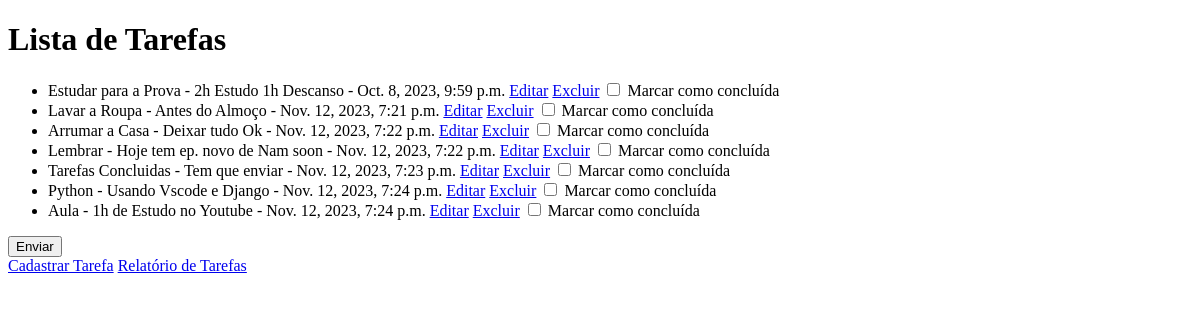
Page /minha_app/ on the earlier database version.
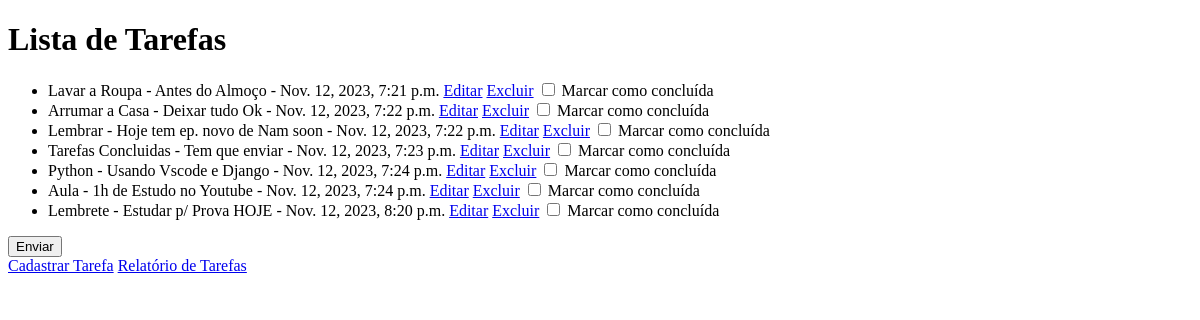
Same page on the later database version.
### minha_app/models.py (models this page shows, shortened)
class Tarefa(models.Model):
    titulo = models.CharField(max_length=200)
    descricao = models.TextField()
    data_criacao = models.DateTimeField(auto_now_add=True)
    concluida = models.BooleanField(default=False)

### minha_app/views.py (the view, shortened to what this page needs)
# urls.py: path('', views.lista_tarefas, name='pagina_inicial'),  # Adicione esta linha para a URL padrão
def lista_tarefas(request):
    tarefas = Tarefa.objects.filter(concluida=False)
    return render(request, 'minha_app/lista_tarefas.html', {'tarefas': tarefas})

### minha_app/templates/minha_app/lista_tarefas.html (shortened to what this page needs)
<!DOCTYPE html>
<html>
<head>
</head>
<body>
    <h1>Lista de Tarefas</h1>
    <form method="post">
    <ul>
        {% for tarefa in tarefas %}
            <li>
                {{ tarefa.titulo }} - {{ tarefa.descricao }} - {{ tarefa.data_criacao }}
                <a href="{% url 'edita_tarefa' tarefa.id %}">Editar</a>
                <a href="{% url 'exclui_tarefa' tarefa.id %}">Excluir</a>
                <input type="checkbox" name="concluir_tarefa" value="{{ tarefa.id }}"> Marcar como concluída
            </li>
        {% endfor %}
    </ul>
    <button type="submit">Enviar</button>
    </form>
    <a href="{% url 'cadastra_tarefa' %}">Cadastrar Tarefa</a>
    <a href="{% url 'relatorio_tarefas' %}">Relatório de Tarefas</a>
</body>
</html>

Differences in the rows shown:
removed Tarefa: titulo "Estudar para a Prova", descricao "2h Estudo 1h Descanso", data_criacao "Oct. 8, 2023, 9:59 p.m."
added Tarefa: titulo "Lembrete", descricao "Estudar p/ Prova HOJE", data_criacao "Nov. 12, 2023, 8:20 p.m."
